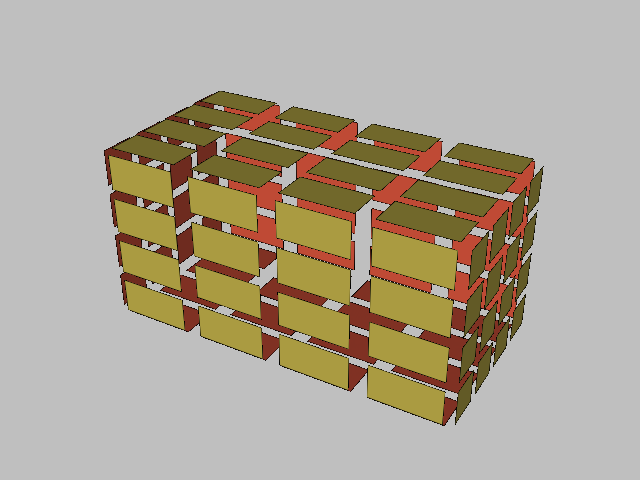

Generate this figure with Python:
#!/usr/bin/env python

# Render a tessellated box with shrunk faces and visible edges using
# vtkTessellatedBoxSource and vtkShrinkFilter.

# Factory overrides: importing these modules registers the OpenGL rendering
# and interaction style implementations for vtkRenderingCore factory classes.
import vtkmodules.vtkInteractionStyle  # noqa: F401
import vtkmodules.vtkRenderingOpenGL2  # noqa: F401
# VTK pipeline classes used in this example
from vtkmodules.vtkFiltersGeneral import vtkShrinkFilter
from vtkmodules.vtkFiltersSources import vtkTessellatedBoxSource
from vtkmodules.vtkRenderingCore import (
    vtkActor,
    vtkDataSetMapper,
    vtkProperty,
    vtkRenderWindow,
    vtkRenderWindowInteractor,
    vtkRenderer,
)

# Colors (normalized RGB)
banana_rgb = (0.890, 0.812, 0.341)
tomato_rgb = (1.0, 0.388, 0.278)
silver_background_rgb = (0.75, 0.75, 0.75)

# Source: generate a tessellated box with quads at subdivision level 3
box_source = vtkTessellatedBoxSource()
box_source.SetLevel(3)
box_source.QuadsOn()
box_source.SetBounds(-10.0, 10.0, 10.0, 20.0, -5.0, 5.0)
SINGLE_PRECISION = 0  # DOUBLE_PRECISION = 1, DEFAULT_PRECISION = 2
box_source.SetOutputPointsPrecision(SINGLE_PRECISION)

# Filter: shrink each face toward its centroid
shrink = vtkShrinkFilter()
shrink.SetInputConnection(box_source.GetOutputPort())
shrink.SetShrinkFactor(0.8)

# Mapper: map the shrunk box to graphics primitives
mapper = vtkDataSetMapper()
mapper.SetInputConnection(shrink.GetOutputPort())

# Backface property: tomato color for backfaces
back = vtkProperty()
back.SetColor(tomato_rgb)

# Actor: set visual properties — banana front, tomato back, visible edges
actor = vtkActor()
actor.SetMapper(mapper)
actor.GetProperty().EdgeVisibilityOn()
actor.GetProperty().SetColor(banana_rgb)
actor.SetBackfaceProperty(back)

# Renderer: assemble the scene
renderer = vtkRenderer()
renderer.AddActor(actor)
renderer.SetBackground(silver_background_rgb)

# Window: display the rendered scene
render_window = vtkRenderWindow()
render_window.AddRenderer(renderer)
render_window.SetWindowName("tessellated box source")
render_window.SetMultiSamples(0)
render_window.SetSize(640, 480)

# Interactor: handle mouse and keyboard events
render_window_interactor = vtkRenderWindowInteractor()
render_window_interactor.SetRenderWindow(render_window)

# Scene: configure the camera
renderer.ResetCamera()
renderer.GetActiveCamera().Azimuth(30)
renderer.GetActiveCamera().Elevation(30)
renderer.ResetCameraClippingRange()

render_window_interactor.Initialize()
render_window_interactor.Start()
